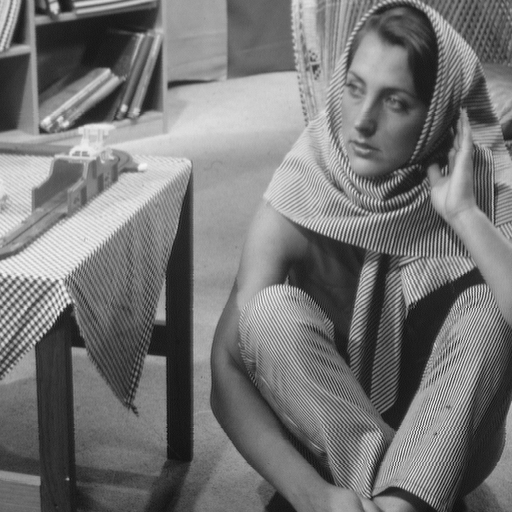
%> input picture barbara.png, 512 x 512 px
$ octave video_code_test01.m   (GNU Octave 9; MATLAB toolbox functions it lacks are replaced by stand-ins)
%> lines starting %> are read from the running program, lines starting %| are printed output that depends on the picture
### divide_image_into_blocks.m
function b = divide_image_into_blocks(img , window_size)

    s = size(img);
    h = s(1);
    w = s(2);

    window_size_h = window_size(1);
    window_size_w = window_size(2);

    num_h = floor(h/window_size_h);
    num_w = floor(w/window_size_w);

    if (h - num_h == 0) && (w-num_w == 0)
        Cell_Array = cell(window_size_h , window_size_w);
    elseif (h - num_h == 0) && (w-num_w ~= 0)
        Cell_Array = cell(window_size_h , window_size_w+1);
    elseif (h - num_h ~= 0) && (w-num_w == 0)
        Cell_Array = cell(window_size_h+1 , window_size_w);
    else
        Cell_Array = cell(window_size_h+1 , window_size_w+1);
    end


    start_h = 1;
    for m = 1:num_h
        start_w = 1;
        for n = 1:num_w
           img_part = img(start_h:start_h+window_size_h-1 , start_w:start_w+window_size_w-1);
           start_w = start_w + window_size_w;

           Cell_Array{m, n} = img_part;
        end
        start_h = start_h + window_size_h;
    end


    b = Cell_Array;
end

### dct2D_cells.m
function DCT_Cells = dct2D_cells(block_cells)

    hxw_cells = size(block_cells);
    h_cells = hxw_cells(1);
    w_cells = hxw_cells(2);

    DCT_Cells = cell(h_cells , w_cells);

    for m = 1:h_cells
        for n = 1:w_cells
           DCT_Cells{m,n}  = dct2( block_cells{m,n} );
        end

    end

end

### quatize_cells.m
function quantized_cells = quatize_cells(cell_img , quantization_factor)

    hxw_cells = size(cell_img);
    h_cells = hxw_cells(1);
    w_cells = hxw_cells(2);

    quantized_cells = cell(hxw_cells);

    for m = 1:h_cells
        for n = 1:w_cells
           img_block = cell_img{m,n};

           quantized_block = quantize_DCT_coeff(img_block, quantization_factor);
           quantized_cells{m,n} = quantized_block;

        end

    end

end

### take_DC_dct.m
function [dc , dc_removed] = take_DC_dct(dct_q_cells)

    % Tiis function returns dc value as a cell array and also the transformed quantized
    % array without the dc value. DC value has replaced with zero

    hxw_cells = size(dct_q_cells);
    h_cells = hxw_cells(1);
    w_cells = hxw_cells(2);

    dc_removed = cell(hxw_cells);
    dc = cell(hxw_cells);


    for m = 1:h_cells
        for n = 1:w_cells
           img_block = dct_q_cells{m,n};  % this is a nxn block
           dc{m,n} = img_block(1,1); % single value is assign to a cell array

           img_block(1,1) = 0;
           dc_removed{m,n} = img_block;
        end

    end

end

### apply_Huffman_videoFrame.m
function [HaffCode , dict] = apply_Huffman_videoFrame(cell_img)

    % this function generate the Huffman code of a given data set
    % thit should be apply on each cell of the full image
    % this is a universal Huffman tabel for the video frames

    mat = cell2mat(cell_img);
    s = size(mat);
    row_vector = reshape( mat, 1, s(1)*s(2) );
    % |_*|_2|_|_|_|
    % |_1|_#|_|_|_| == [* 1 2 #]
    % not an image. image is disorded. Need to decode same way


    % construct the probabiity vector P
    unique_values = unique(row_vector);

    posible_symbols = 0:255; % why -255 gives error?
    syms_not_present = setdiff(posible_symbols , unique_values);
    row_vector_updated = [row_vector , syms_not_present]; % add only one value


    unique_values_updated1 = [unique_values , syms_not_present];
    num_of_elem = length(row_vector_updated);
    P = zeros(1 , length(unique_values_updated1));


    i = 1;
    % findin the probability of each symbol
    for u = unique_values_updated1
        P(i) = sum(row_vector_updated == u)/num_of_elem;
        i = i+1;
    end


    sum(P)

    % take the Huffman code of the given image clock
    dict = huffmandict(unique_values_updated1 , P );
    HaffCode = huffmanenco(row_vector , dict);

end

### video_code_test01.m
clear;close

quantization_factor = 0.2;

img = imread('barbara.png');
%> img is the input picture: size 512x512 uint8; min 12, max 246, mean 117.4
figure(1);
imshow(img)

% divde into 8x8 blocks
block_cells = divide_image_into_blocks(img , [8,8]);
%> after the loop in divide_image_into_blocks, `for m = 1:num_h`: Cell_Array = 4096 items; start_h = 513
%> in divide_image_into_blocks, `b = Cell_Array;`: b = 4096 items
%> block_cells = 4096 items
hxw_cells = size(block_cells);
%> hxw_cells = [64 64]
h_cells = hxw_cells(1);
%> h_cells = 64
w_cells = hxw_cells(2);
%> w_cells = 64

% remove 128 by all values to avoid negative values on dct
%shifted_img_cell = shift_by_128(block_cells);

% apply DCT
DCT_Cells = dct2D_cells(block_cells);
%> in dct2D_cells, `hxw_cells = size(block_cells);`: hxw_cells = [64 64]
%> in dct2D_cells, `h_cells = hxw_cells(1);`: h_cells = 64
%> in dct2D_cells, `DCT_Cells = cell(h_cells , w_cells);`: DCT_Cells = 4096 items
%> the loop in dct2D_cells, `for m = 1:h_cells` made 64 passes
%> DCT_Cells = 4096 items
% figure(2)
% imshow( cell2mat(DCT_Cells) );


% quantize using standard JPEG matrix
Qcell_result = quatize_cells(DCT_Cells , quantization_factor);
%> the loop in quatize_cells, `for m = 1:h_cells` made 64 passes
%> Qcell_result = 4096 items

% figure(3)
% imshow( cell2mat(Qcell_result) );

% remove the DC value from the 8x8 DCT blockes
[dc , dc_removed] = take_DC_dct(Qcell_result);
%> the loop in take_DC_dct, `for m = 1:h_cells` made 64 passes
%> after the loop in take_DC_dct, `for m = 1:h_cells`: img_block = [0 -7 -2 0 1 0 1 0; 8 5 -4 -3 -1 0 0 1; -3 3 2 2 1 0 1 0; 8 0 -2 -1 1 0 0 1; 1 -1 0 1 0 0 0 1; 2 1 1 1 1 0 0 1; 0 0 1 0 1 1 1 0; 1 1 1 0 0 1 0 1]
%> dc = 4096 items; dc_removed = 4096 items

% shift negative values
%[MIN , cell_negative_shifted] = shift_nagativeVals(dc_removed);

% apply Haffman code to the image
[HaffCode_img , dict_img] = apply_Huffman_videoFrame(dc_removed);%     apply_Huffman_cells
%> in apply_Huffman_videoFrame, `mat = cell2mat(cell_img);`:
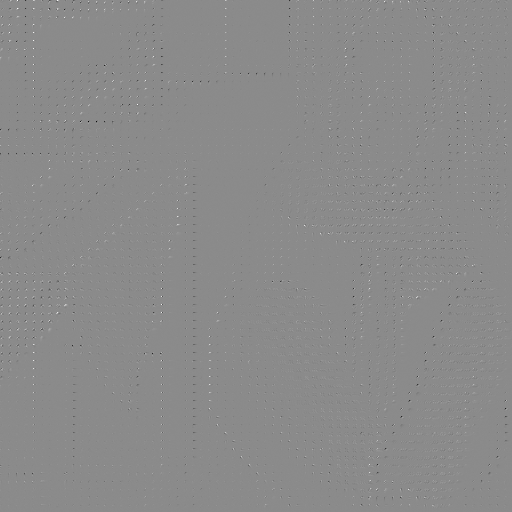
%> mat: size 512x512 double; min -239, max 200, mean 0.5; drawn with min black and max white
%> in apply_Huffman_videoFrame, `unique_values = unique(row_vector);`: unique_values = 324 values from -239 to 200
%> in apply_Huffman_videoFrame, `syms_not_present = setdiff(posible_symbols , unique_values);`: syms_not_present = 96 values from 107 to 255
%> in apply_Huffman_videoFrame, `unique_values_updated1 = [unique_values , syms_not_present];`: unique_values_updated1 = 420 values, max 255 at index 420, min -239 at index 1, mean 44.57
%> in apply_Huffman_videoFrame, `num_of_elem = length(row_vector_updated);`: num_of_elem = 262240
%> the loop in apply_Huffman_videoFrame, `for u = unique_values_updated1` made 420 passes
%> u on passes 1 to 3: -239, -219, -197
%> after the loop in apply_Huffman_videoFrame, `for u = unique_values_updated1`: P = 420 values, max 0.384 at index 165, min 3.81e-06 at index 1, mean 0.00238; i = 421
%> in apply_Huffman_videoFrame, `sum(P)`: ans = 1
%> in apply_Huffman_videoFrame, `dict = huffmandict(unique_values_updated1 , P );`: dict = 420 items
%> the run ends on the next line
